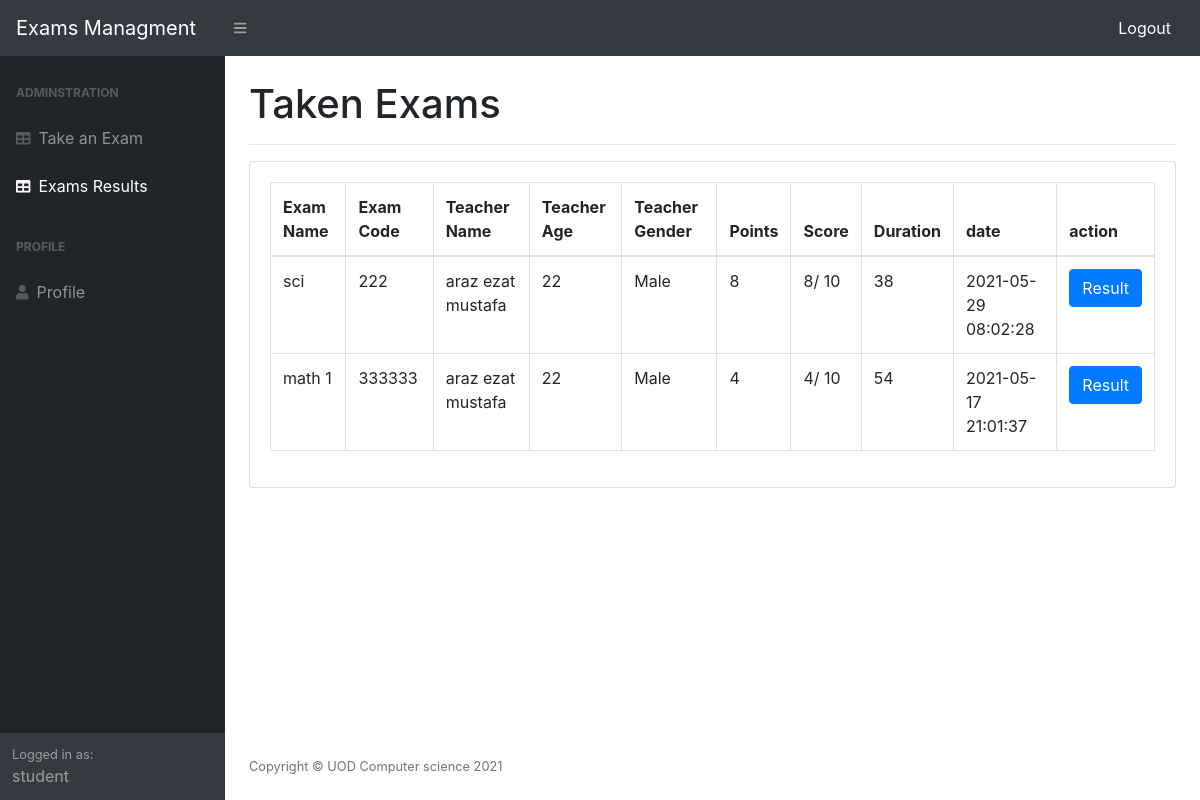
Screenshot of /admin/exams_results.php (signed in) with the database file from the repository.
### tables this page shows
CREATE TABLE `exams_taken` (
  `idt` int(255) NOT NULL,
  `account_id` int(11) NOT NULL,
  `score` int(100) NOT NULL,
  `points` int(11) NOT NULL,
  `duration` int(11) NOT NULL,
  `datetime` timestamp NOT NULL DEFAULT current_timestamp() ON UPDATE current_timestamp(),
  `examId` int(255) NOT NULL
);

CREATE TABLE `exams` (
  `ide` int(255) NOT NULL,
  `examName` text NOT NULL,
  `examCode` varchar(50) NOT NULL,
  `exam_duration` int(11) NOT NULL,
  `isEnable` int(11) NOT NULL,
  `isPublic` int(11) NOT NULL,
  `isRand` int(11) NOT NULL,
  `totalPoints` int(11) NOT NULL,
  `accountId` int(255) NOT NULL,
  `class_id` int(11) NOT NULL,
  `exam_created_time` timestamp NOT NULL DEFAULT current_timestamp()
);

CREATE TABLE `accounts` (
  `id` int(255) NOT NULL,
  `name` varchar(30) NOT NULL,
  `fullName` varchar(100) NOT NULL,
  `email` varchar(50) NOT NULL,
  `password` varchar(150) NOT NULL,
  `gender` varchar(20) NOT NULL,
  `age` int(11) NOT NULL,
  `role` varchar(10) NOT NULL,
  `created_time` timestamp NOT NULL DEFAULT current_timestamp() ON UPDATE current_timestamp()
);

### admin/exams_results.php (the view)
<?php
require_once 'header.php';
?>
            <div id="layoutSidenav_content">
                <main>
                    <div class="container-fluid">
                        <h1 class="mt-4">Taken Exams</h1>
                        <hr>
                        <div class="card mb-4">
                            <div class="card-body">
                                <div class="table-responsive">
                                    <table class="table table-bordered" width="100%" cellspacing="0">
                                        <thead>
                                            <tr>
                                                <th>Exam Name</th>
                                                <th>Exam Code</th>
                                                <?php
                                                if($_SESSION['user-role'] == "student"){
                                                    echo '  <th>Teacher Name</th>
                                                      <th>Teacher Age</th>
                                                      <th>Teacher Gender</th>';
                                                    }else{
                                                      echo '  <th>Student Name</th>
                                                        <th>Student Age</th>
                                                        <th>Student Gender</th>';
                                                      }
                                                 ?>
                                                <th>Points</th>
                                                <th>Score</th>
                                                <th>Duration</th>
                                                <th>date</th>
                                                <?php
                                                if($_SESSION['user-role'] == "student"){
                                                echo "<th>action</th>";
                                                }
                                                ?>
                                            </tr>
                                        </thead>
                                        <tbody>
                                             <?php
                                                $query = "SELECT exams_taken.*,exams.*,accounts.*
                                                FROM `exams_taken`,`exams`,`accounts`
                                                where
                                                exams_taken.examId = exams.ide AND
                                                ";
                                                if($_SESSION['user-role'] == "student"){
                                                    $query .= " exams.accountId = accounts.id AND exams_taken.account_id = $getAccountId AND (exams.isEnable=0 OR exams.isPublic=1)";
                                                }else if($_SESSION['user-role'] == "teacher"){
                                                    $query .= " exams_taken.account_id = accounts.id AND exams.accountId = $getAccountId";
                                                }
                                                $query .= " ORDER by exams_taken.idt DESC";
                                                 $run = mysqli_query($con,$query) or die('mysql error');
                                                 while ($user = mysqli_fetch_assoc($run)) {
                                                    echo '
                                                    <tr>
                                                      <td>'.$user['examName'].'</td>
                                                       <td>'.$user['examCode'].'</td>
                                                       <td>'.$user['fullName'].'</td>
                                                       <td>'.$user['age'].'</td>
                                                       <td>'.$user['gender'].'</td>
                                                       <td>'.$user['points'].'</td>
                                                       <td>'.$user['points'].'/ '.$user['totalPoints'].'</td>
                                                       <td>'.$user['duration'].'</td>
                                                       <td>'.$user['datetime'].'</td>';
                                                     if($_SESSION['user-role'] == "student"){
                                                      echo '
                                                       <td><a href="exam_sheet_view.php?examcode='.$user['examCode'].'" class="btn btn-primary">Result</a> </td>';}
                                                    echo'</tr>';
                                                  }
                                            ?>
                                        </tbody>
                                    </table>
                                </div>
                            </div>
                        </div>
                    </div>
                </main>
<?php
require_once 'footer.php';
?>

### rows the page displays
exams_taken: examId.examName "sci", examId.examCode "222", accounts.fullName "araz ezat mustafa", accounts.age "22", accounts.gender "Male", points "8", examId.totalPoints "10", duration "38", datetime "2021-05-29 08:02:28"
exams_taken: examId.examName "math 1", examId.examCode "333333", accounts.fullName "araz ezat mustafa", accounts.age "22", accounts.gender "Male", points "4", examId.totalPoints "10", duration "54", datetime "2021-05-17 21:01:37"

### other values shown
$_SESSION['user-role'] "student"
